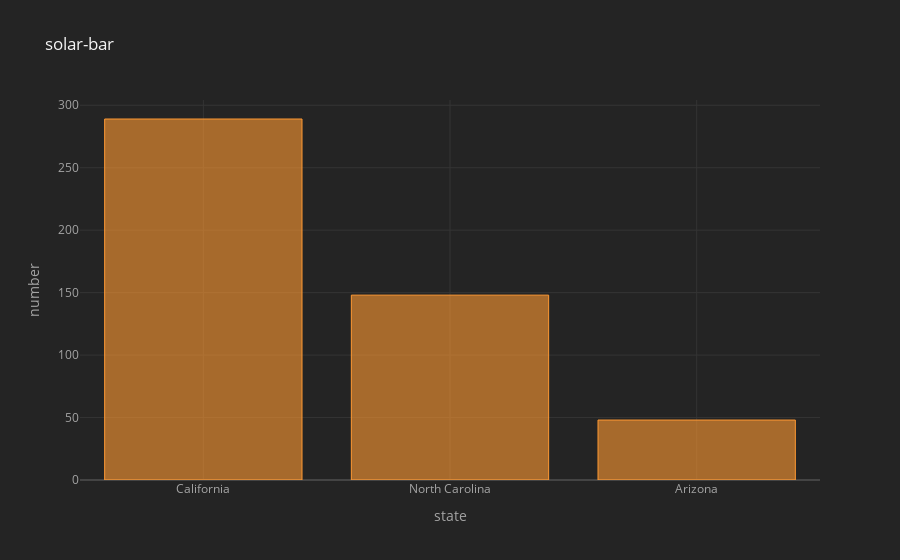

Notebook cell for this chart:
### Code cell
df = pd.read_csv(r'solar.csv')
new_df = df.nlargest(3,'Number of Solar Plants')

new_df.iplot(kind = 'bar', x = 'State', y = 'Number of Solar Plants', title = 'solar-bar', xTitle='state', yTitle='number')

### Figure 1 — Plotly figure (JSON) as saved in the notebook; plotly's stock layout.template omitted (floating-point values rounded to 4 significant figures)
{"data": [{"marker": {"color": "rgba(255, 153, 51, 0.6)", "line": {"color": "rgba(255, 153, 51, 1.0)", "width": 1}}, "name": "Number of Solar Plants", "orientation": "v", "text": "", "type": "bar", "x": ["California", "North Carolina", "Arizona"], "y": [289, 148, 48]}], "layout": {"legend": {"bgcolor": "#242424", "font": {"color": "#F4F4F4"}}, "paper_bgcolor": "#242424", "plot_bgcolor": "#242424", "title": {"font": {"color": "#F4F4F4"}, "text": "solar-bar"}, "xaxis": {"gridcolor": "#343434", "showgrid": true, "tickfont": {"color": "#A4A4A4"}, "title": {"font": {"color": "#A4A4A4"}, "text": "state"}, "zerolinecolor": "#444444"}, "yaxis": {"gridcolor": "#343434", "showgrid": true, "tickfont": {"color": "#A4A4A4"}, "title": {"font": {"color": "#A4A4A4"}, "text": "number"}, "zerolinecolor": "#444444"}}}
